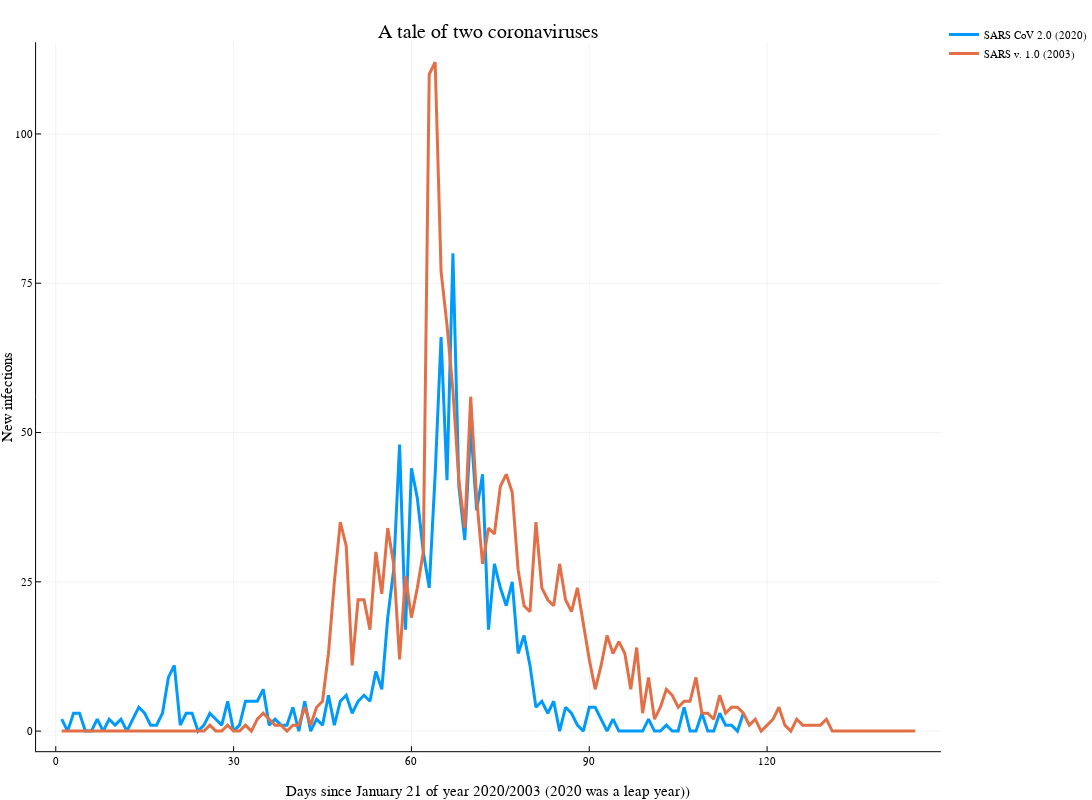

Write notebook code for a chart like this one.
### Code cell
plot(hk[2:end] .- hk[1:end-1],title="A tale of two coronaviruses",linewidth=3,label="SARS CoV 2.0 (2020)",size=(1200,800))
plot!(sars2003,linewidth=3,label="SARS v. 1.0 (2003)",xlabel="Days since January 21 of year 2020/2003 (2020 was a leap year))",ylabel="New infections")

### Figure 1 — Plotly figure (JSON) as saved in the notebook; plotly's stock layout.template omitted (floating-point values rounded to 4 significant figures; data arrays with more than 128 entries replaced by an {"elided": "..."} marker saying what was removed)
{"data": [{"colorbar": {"title": ""}, "legendgroup": "SARS CoV 2.0 (2020)", "line": {"color": "rgba(0, 154, 250, 1.000)", "dash": "solid", "shape": "linear", "width": 3}, "mode": "lines", "name": "SARS CoV 2.0 (2020)", "showlegend": true, "type": "scatter", "x": [1, 2, 3, 4, 5, 6, 7, 8, 9, 10, 11, 12, 13, 14, 15, 16, 17, 18, 19, 20, 21, 22, 23, 24, 25, 26, 27, 28, 29, 30, 31, 32, 33, 34, 35, 36, 37, 38, 39, 40, 41, 42, 43, 44, 45, 46, 47, 48, 49, 50, 51, 52, 53, 54, 55, 56, 57, 58, 59, 60, 61, 62, 63, 64, 65, 66, 67, 68, 69, 70, 71, 72, 73, 74, 75, 76, 77, 78, 79, 80, 81, 82, 83, 84, 85, 86, 87, 88, 89, 90, 91, 92, 93, 94, 95, 96, 97, 98, 99, 100, 101, 102, 103, 104, 105, 106, 107, 108, 109, 110, 111, 112, 113, 114, 115, 116], "xaxis": "x1", "y": [2, 0, 3, 3, 0, 0, 2, 0, 2, 1, 2, 0, 2, 4, 3, 1, 1, 3, 9, 11, 1, 3, 3, 0, 1, 3, 2, 1, 5, 0, 1, 5, 5, 5, 7, 1, 2, 1, 1, 4, 0, 5, 0, 2, 1, 6, 1, 5, 6, 3, 5, 6, 5, 10, 7, 19, 27, 48, 17, 44, 39, 30, 24, 43, 66, 42, 80, 41, 32, 51, 37, 43, 17, 28, 24, 21, 25, 13, 16, 11, 4, 5, 3, 5, 0, 4, 3, 1, 0, 4, 4, 2, 0, 2, 0, 0, 0, 0, 0, 2, 0, 0, 1, 0, 0, 4, 0, 0, 3, 0, 0, 3, 1, 1, 0, 3], "yaxis": "y1", "zmax": null, "zmin": null}, {"colorbar": {"title": ""}, "legendgroup": "SARS v. 1.0 (2003)", "line": {"color": "rgba(227, 111, 71, 1.000)", "dash": "solid", "shape": "linear", "width": 3}, "mode": "lines", "name": "SARS v. 1.0 (2003)", "showlegend": true, "type": "scatter", "x": {"elided": "145 int values"}, "xaxis": "x1", "y": {"elided": "145 int values"}, "yaxis": "y1", "zmax": null, "zmin": null}], "layout": {"annotations": [{"font": {"color": "rgba(0, 0, 0, 1.000)", "family": "sans-serif", "size": 20}, "rotation": 0, "showarrow": false, "text": "A tale of two coronaviruses", "x": 0.5175, "xanchor": "center", "xref": "paper", "y": 1, "yanchor": "top", "yref": "paper"}], "height": 800, "legend": {"bgcolor": "rgba(255, 255, 255, 1.000)", "bordercolor": "rgba(0, 0, 0, 1.000)", "font": {"color": "rgba(0, 0, 0, 1.000)", "family": "sans-serif", "size": 11}, "tracegroupgap": 0, "x": 1, "y": 1}, "margin": {"b": 20, "l": 0, "r": 0, "t": 20}, "paper_bgcolor": "rgba(255, 255, 255, 1.000)", "plot_bgcolor": "rgba(255, 255, 255, 1.000)", "showlegend": true, "width": 1200, "xaxis": {"anchor": "y1", "domain": [0.03823, 0.9967], "gridcolor": "rgba(0, 0, 0, 0.100)", "gridwidth": 0.5, "linecolor": "rgba(0, 0, 0, 1.000)", "mirror": false, "range": [-3.32, 149.3], "showgrid": true, "showline": true, "showticklabels": true, "tickangle": 0, "tickcolor": "rgb(0, 0, 0)", "tickfont": {"color": "rgba(0, 0, 0, 1.000)", "family": "sans-serif", "size": 11}, "tickmode": "array", "ticks": "inside", "ticktext": ["0", "30", "60", "90", "120"], "tickvals": [0, 30, 60, 90, 120], "title": "Days since January 21 of year 2020/2003 (2020 was a leap year))", "titlefont": {"color": "rgba(0, 0, 0, 1.000)", "family": "sans-serif", "size": 15}, "type": "-", "visible": true, "zeroline": false, "zerolinecolor": "rgba(0, 0, 0, 1.000)"}, "yaxis": {"anchor": "x1", "domain": [0.03791, 0.9708], "gridcolor": "rgba(0, 0, 0, 0.100)", "gridwidth": 0.5, "linecolor": "rgba(0, 0, 0, 1.000)", "mirror": false, "range": [-3.36, 115.4], "showgrid": true, "showline": true, "showticklabels": true, "tickangle": 0, "tickcolor": "rgb(0, 0, 0)", "tickfont": {"color": "rgba(0, 0, 0, 1.000)", "family": "sans-serif", "size": 11}, "tickmode": "array", "ticks": "inside", "ticktext": ["0", "25", "50", "75", "100"], "tickvals": [0, 25, 50, 75, 100], "title": "New infections", "titlefont": {"color": "rgba(0, 0, 0, 1.000)", "family": "sans-serif", "size": 15}, "type": "-", "visible": true, "zeroline": false, "zerolinecolor": "rgba(0, 0, 0, 1.000)"}}}
